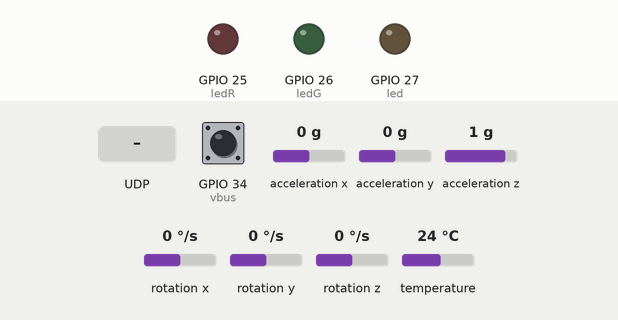
Simulated run of this program. Board: ESP32 board running MicroPython. Shown: output pins drawn as LEDs (lit = HIGH). The test bench sets the inputs (shaded band); at power-on: GPIO 34 (vbus) HIGH, acceleration x 0 g, acceleration y 0 g, acceleration z 1 g, rotation x 0 °/s, rotation y 0 °/s, rotation z 0 °/s, temperature 24 °C. WiFi joins after 1.5 s; outgoing connections fail; library files of the repository ran but are not shown: 1 file(s); what the program prints to the serial console is not drawn.

Above: at 13.1 s.
13.2 s: UDP packet "AccelOffset" arrives
At 13.7 s:
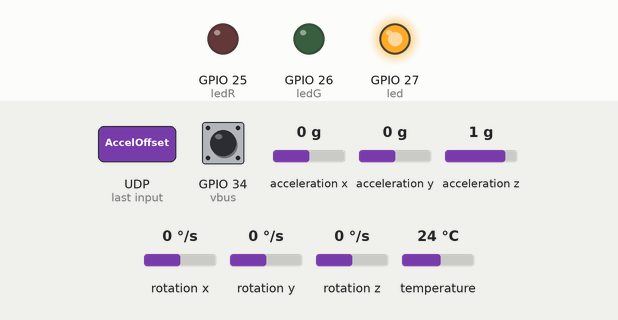
14.9 s: UDP packet "GyroOffset" arrives
16.4 s: UDP packet "Ip" arrives
Timing chart, 0 to 19.4 s (numbered marks = the images above; inputs shaded):
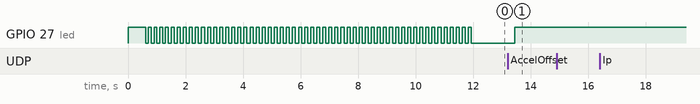

The program:

main.py
```python
## @package AccelGyro
#  Documentation for this module.
#
#  More details.
import utime
import machine

from ChargeMonitor import ChargeMonitor
from Accelerometer import Accelerometer as Accel
from Config import *
import usocket as socket
import network
import ujson
import uselect

from Calibration import Calibration

chrg = ChargeMonitor()


def init_acc():
    i2c = machine.I2C(scl=machine.Pin(22), sda=machine.Pin(21))
    return Accel(i2c)


## Documentation for a function.
#  @param network_name wireless network SSID
#  @param network_password wireless network password
#
#  This parameters should be configured with WIFI-router.
#  Don't change hardcoded params WIFI-router configuration recommended.
def init_network(network_name='IntemsLab', network_password='Embedded32'):
    global chrg
    sta_if = network.WLAN(network.STA_IF)
    sta_if.active(True)
    if not sta_if.isconnected():
        print('connecting to network...')
        sta_if.connect(network_name, network_password)
        while not sta_if.isconnected():
            chrg.check_charge()
            pass
    print('network config:', sta_if.ifconfig())
    return sta_if.ifconfig()[0]


def send_amount(acc, amount=300, host='192.168.55.116', port=5000):
    global chrg
    sock = None
    led = machine.Pin(27, machine.Pin.OUT)
    led_val = 0
    err_cnt = 0
    count_to_restart = 0
    led(led_val)
    while True:
        try:
            total_send = 0
            sock = socket.socket(socket.AF_INET, socket.SOCK_STREAM)
            sock.connect((host, port))
            while True:
                values = bytes()
                t1 = utime.ticks_ms()
                cnt = 0
                while cnt < amount:
                    raw_val = acc.get_raw_values()
                    t2 = utime.ticks_ms()
                    pkg = t2.to_bytes(4, 'little') + bytes(raw_val)
                    values += pkg
                    cnt += 1
                t3 = utime.ticks_ms()
                sock.send(values)
                led_val ^= 1
                led(led_val)
                t4 = utime.ticks_ms()

                total_send += len(values)

                print('count = ' + str(cnt))
                print('sent_bytes = ' + str(len(values)))
                print('total_send = ' + str(total_send))
                print('loop_time = ' + str(utime.ticks_diff(t3, t1)))
                print('socket_loop_time = ' + str(utime.ticks_diff(t4, t1)))
                print(" ")
                err_cnt = 0

        except Exception as e:
            print(e)
            chrg.check_charge()
            err_cnt += 1
            if e.args[0] == 113:
                count_to_restart += 20
            else:
                count_to_restart += 1
            if err_cnt >= 20:
                led_val ^= 1
                # led(led_val)
                err_cnt = 0
            utime.sleep_ms(2)
            if sock is not None:
                sock.close()
            if count_to_restart >= 50:
                break


def get_server_ip(port=15000):
    sock = socket.socket(socket.AF_INET, socket.SOCK_DGRAM)
    sock.setsockopt(socket.SOL_SOCKET, socket.SO_REUSEADDR, 1)
    sock.bind(("", port))

    data, addr = sock.recvfrom(1024)
    sock.close()

    host = data.decode("utf-8")
    print("server_host: %s" % host)
    return host


def sync_info(server_ip, jbytes, server_port=9875):
    sock = socket.socket(socket.AF_INET, socket.SOCK_STREAM)
    sock.connect((server_ip, server_port))
    sock.send(jbytes)
    poller = uselect.poll()
    poller.register(sock, uselect.POLLIN)
    res = poller.poll(5000)
    port = None
    if res:
        data = res[0][0].recv(1024)
        jdict = ujson.loads(data.decode("utf-8"))
        if "Port" in jdict:
            port = jdict["Port"]
    print(port)
    sock.close()
    return port


def main():
    global chrg
    led = machine.Pin(27, machine.Pin.OUT)
    led(1)
    chrg.check_charge()
    utime.sleep_ms(100)
    acc = init_acc()
    gyro_offset, acc_offset = calibrate(acc, led)
    while True:
        try:
            self_ip = init_network(network_name=NetworkSSID, network_password=NetworkPassword)
            led(1)
            server_ip = get_server_ip()
            jdict = {'Id': DeviceId, 'Type': DeviceType, 'Ip': self_ip, 'SyncTicks': utime.ticks_ms(), 'GyroOffset': gyro_offset, 'AccelOffset': acc_offset}
            jbytes = ujson.dumps(jdict).encode("utf-8")
            print(jbytes)
            server_port = sync_info(server_ip, jbytes)
            send_amount(acc, host=server_ip, port=server_port)
        except Exception as e:
            chrg.check_charge()
            print(e)


def calibrate(acc, led):
    c = Calibration(acc, led)
    return c.calibration()
```

ChargeMonitor.py
```python
import machine
import utime


class ChargeMonitor(object):

    def __init__(self):
        self.TIME_SLEEP = 5000
        self.ledR = machine.Pin(25, machine.Pin.OUT)
        self.ledG = machine.Pin(26, machine.Pin.OUT)
        self.stat1 = machine.Pin(35, machine.Pin.IN)
        self.stat2 = machine.Pin(33, machine.Pin.IN)
        self.vbus = machine.Pin(34, machine.Pin.IN)
        self.last_time = utime.ticks_ms()

    def check_charge(self):
        cur_time = utime.ticks_ms()
        if cur_time - self.last_time >= self.TIME_SLEEP:
            self.set_status()
            self.last_time = cur_time

    def set_status(self):
        state = 0
        if self.vbus.value() == 0:
            state = self.stat1.value() * 2 + self.stat2.value()
        # STAT1=0 STAT2=0 (Precharge)
        # LEDs OFF
        if state == 0:
            self.ledG(0)
            self.ledR(0)
        # STAT1=0 STAT2=1 (Fast charge)
        # GREEN LED
        elif state == 1:
            self.ledG(1)
            self.ledR(0)
        # STAT1=1 STAT2=0 (Charge done)
        # YELLOW LED
        elif state == 2:
            self.ledG(1)
            self.ledR(1)
        # STAT1=1 STAT2=1 (Charge suspend OR No vbus signal)
        # RED LED
        elif state == 3:
            self.ledG(0)
            self.ledR(1)
```

Accelerometer.py
```python
import utime
from constants import *


class Accelerometer(object):
    def __init__(self, i2c, address=0x68):
        self.iic = i2c
        self.addr = address
        self.rate = 0x20
        self.iic.start()
        self.iic.writeto(self.addr, bytearray([107, 0]))
        self.iic.stop()
        self.init_device()

    def init_device(self):
        print('* initializing mpu')

        self.identify()

        # disable sleep mode and select clock source
        self.write_byte(MPU6050_RA_PWR_MGMT_1, MPU6050_CLOCK_PLL_XGYRO)

        # enable all sensors
        self.write_byte(MPU6050_RA_PWR_MGMT_2, 0)

        # set sampling rate
        self.write_byte(MPU6050_RA_SMPLRT_DIV, self.rate)

        # enable dlpf
        self.write_byte(MPU6050_RA_CONFIG, 1)

        # explicitly set accel/gyro range
        self.set_accel_range(MPU6050_ACCEL_FS_2)
        self.set_gyro_range(MPU6050_GYRO_FS_250)

    def identify(self):
        print('* identifying i2c device')
        val = self.read_byte(MPU6050_RA_WHO_AM_I)
        if int.from_bytes(val, "little") != MPU6050_ADDRESS_AD0_LOW:
            raise OSError("No mpu6050 at address {}".format(self.addr))

    def write_byte(self, reg, val):
        self.iic.start()
        self.iic.writeto_mem(self.addr, reg, bytearray(val))
        self.iic.stop()

    def read_byte(self, reg):
        self.iic.start()
        buf = self.iic.readfrom_mem(self.addr, reg, 1)
        self.iic.stop()
        return buf

    def set_gyro_range(self, fsr):
        self.set_bitfield(MPU6050_RA_GYRO_CONFIG,
                          MPU6050_GCONFIG_FS_SEL_BIT,
                          MPU6050_GCONFIG_FS_SEL_LENGTH,
                          fsr)

    def set_accel_range(self, fsr):
        self.set_bitfield(MPU6050_RA_ACCEL_CONFIG,
                          MPU6050_ACONFIG_AFS_SEL_BIT,
                          MPU6050_ACONFIG_AFS_SEL_LENGTH,
                          fsr)

    def set_bitfield(self, reg, pos, length, val):
        old = self.read_byte(reg)
        shift = pos - length + 1
        mask = (2**length - 1) << shift
        new = (int.from_bytes(old, "little") & ~mask) | (val << shift)
        self.write_byte(reg, new)

    def get_raw_values(self):
        self.iic.start()
        a = self.iic.readfrom_mem(self.addr, 0x3B, 14)
        self.iic.stop()
        return a

    def get_ints(self):
        b = self.get_raw_values()
        c = []
        for i in b:
            c.append(i)
        return c

    def bytes_toint(self, firstbyte, secondbyte):
        if not firstbyte & 0x80:
            return firstbyte << 8 | secondbyte
        return - (((firstbyte ^ 255) << 8) | (secondbyte ^ 255) + 1)

    def get_values(self):
        pass
        raw_ints = self.get_raw_values()
        vals = {}
        vals["AcX"] = self.bytes_toint(raw_ints[0], raw_ints[1])
        vals["AcY"] = self.bytes_toint(raw_ints[2], raw_ints[3])
        vals["AcZ"] = self.bytes_toint(raw_ints[4], raw_ints[5])
        vals["Tmp"] = self.bytes_toint(raw_ints[6], raw_ints[7]) / 340.00 + 36.53
        vals["GyX"] = self.bytes_toint(raw_ints[8], raw_ints[9])
        vals["GyY"] = self.bytes_toint(raw_ints[10], raw_ints[11])
        vals["GyZ"] = self.bytes_toint(raw_ints[12], raw_ints[13])
        return vals  # returned in range of Int16
        # # -32768 to 32767

    def raw2dict(self, raw_ints):
        vals = {"AcX": self.bytes_toint(raw_ints[0], raw_ints[1]), "AcY": self.bytes_toint(raw_ints[2], raw_ints[3]),
                "AcZ": self.bytes_toint(raw_ints[4], raw_ints[5]), "Tmp": self.bytes_toint(raw_ints[6], raw_ints[7]),
                "GyX": self.bytes_toint(raw_ints[8], raw_ints[9]), "GyY": self.bytes_toint(raw_ints[10], raw_ints[11]),
                "GyZ": self.bytes_toint(raw_ints[12], raw_ints[13])}
        return vals  # returned in range of Int16

    def val_test(self):  # ONLY FOR TESTING! Also, fast reading sometimes crashes IIC
        from time import sleep
        while 1:
            print(self.get_values())
            sleep(0.05)

    def get_num_values(self, count=1, timeout=0):
        for i in range(count):
            print(self.get_values())
            utime.sleep_ms(timeout)
```

Config.py
```python
DeviceId = 1
DeviceType = 1
NetworkSSID = 'IMU-DATA-WIFI'
NetworkPassword = '12345678'
# NetworkSSID = 'IntemsLab'
# NetworkPassword = 'Embedded32'
```

Calibration.py
```python
import utime
import math

class Calibration(object):

    def __init__(self, acc, led):
        self.led = led
        self.led_val = 0
        self.led_max = 50
        self.led_cnt = self.led_max

        self.gyro_offs = {'x': 0, 'y': 0, 'z': 0}
        self.accel_offs = {'y': 0, 'x': 0, 'z': 0}

        self.acc = acc
        # Accel Range +-2g
        self.accel_scale = 16384.0
        # Accel Range +-4g
        # self.accel_scale = 8192.0
        # Accel Range +-8g
        # self.accel_scale=4096.0
        # Accel Range +-16g
        # self.accel_scale=2048.0

        # Gyro Range +-250 degrees/s
        self.gyro_scale = 131.0
        # Gyro Range +-500 degrees/s
        # self.gro_scale=65.5
        # Gyro Range +-1000 degrees/s
        # self.gro_scale=32.8
        # Gyro Range +-2000 degrees/s
        # self.gro_scale=16.4

    def get_accel_raw(self):
        acc_gyr = self.acc.get_values()
        data = {

            'x': acc_gyr['AcX'],
            'y': acc_gyr['AcY'],
            'z': acc_gyr['AcZ']}
        return data

    def get_gyro_offs(self):
        data_offs = {'x': 0, 'y': 0, 'z': 0}
        for num in range(0, 500):
            data = self.acc.get_values()
            data_offs['x'] += data['GyX']
            data_offs['y'] += data['GyY']
            data_offs['z'] += data['GyZ']
            self.led_cnt -= 1
            if self.led_cnt <= 0:
                self.led_val ^= 1
                self.led(self.led_val)
                self.led_cnt = self.led_max
        data_offs['x'] /= 100
        data_offs['y'] /= 100
        data_offs['z'] /= 100
        return data_offs

    def get_gyro(self):
        acc_gyr = self.acc.get_values()
        data = {'x': (acc_gyr['GyX'] - self.gyro_offs['x']) / self.gyro_scale,
                'y': (acc_gyr['GyY'] - self.gyro_offs['y']) / self.gyro_scale,
                'z': (acc_gyr['GyZ'] - self.gyro_offs['z']) / self.gyro_scale}
        return data

    def get_accel_offs_avg(self):
        data = {'x': 0.0, 'y': 0.0, 'z': 0.0}
        for i in range(5000):
            acc = self.get_accel_raw()
            data['x'] = (data['x'] + acc['x']) / 2
            data['y'] = (data['y'] + acc['y']) / 2
            data['z'] = (data['z'] + acc['z']) / 2
            self.led_cnt -= 1
            if self.led_cnt <= 0:
                self.led_val ^= 1
                self.led(self.led_val)
                self.led_cnt = self.led_max
        data['z'] = data['z'] - self.accel_scale
        return data

    def get_accel_offs(self):
        data_offs_min = self.get_accel_raw()
        data_offs_max = self.get_accel_raw()
        for num in range(0, 10000):
            data = self.get_accel_raw()
            data_gyro = self.get_gyro()
            if math.fabs(data_gyro['x']) < 2 and math.fabs(data_gyro['y']) < 2 and math.fabs(data_gyro['z']) < 2:
                if data['x'] > data_offs_max['x']:
                    data_offs_max['x'] = data['x']
                if data['y'] > data_offs_max['y']:
                    data_offs_max['y'] = data['y']
                if data['z'] > data_offs_max['z']:
                    data_offs_max['z'] = data['z']
                if data['x'] < data_offs_min['x']:
                    data_offs_min['x'] = data['x']
                if data['y'] < data_offs_min['y']:
                    data_offs_min['y'] = data['y']
                if data['z'] < data_offs_min['z']:
                    data_offs_min['z'] = data['z']
            self.led_cnt -= 1
            if self.led_cnt <= 0:
                self.led_val ^= 1
                self.led(self.led_val)
                self.led_cnt = self.led_max
        data = {
                'x': data_offs_min['x'] + (data_offs_max['x'] - data_offs_min['x']) / 2,
                'y': data_offs_min['y'] + (data_offs_max['y'] - data_offs_min['y']) / 2,
                'z': data_offs_min['z'] + (data_offs_max['z'] - data_offs_min['z']) / 2}
        data['z'] = data['z'] - self.accel_scale
        return data

    def calibration(self):
        self.gyro_offs = self.get_gyro_offs()
        self.accel_offs = self.get_accel_offs_avg()
        print("gyro_offs = ", self.gyro_offs)
        print("accel_offs = ", self.accel_offs)
        self.led(0)
        return self.gyro_offs, self.accel_offs
```

Source omitted: constants.py (8732 bytes)

Measured:
- after the input at 14.9 s, every drawn part: stays the same
- after the input at 16.4 s, every drawn part: stays the same
